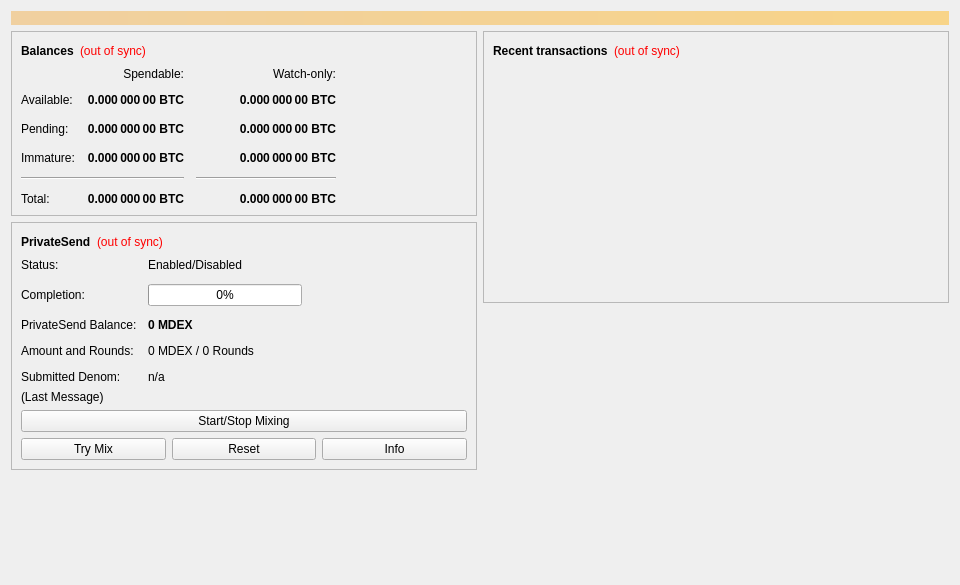
<?xml version="1.0" encoding="UTF-8"?>
<ui version="4.0">
 <class>OverviewPage</class>
 <widget class="QWidget" name="OverviewPage">
  <property name="geometry">
   <rect>
    <x>0</x>
    <y>0</y>
    <width>960</width>
    <height>585</height>
   </rect>
  </property>
  <property name="minimumSize">
   <size>
    <width>960</width>
    <height>0</height>
   </size>
  </property>
  <property name="windowTitle">
   <string>Form</string>
  </property>
  <layout class="QVBoxLayout" name="topLayout">
   <item>
    <widget class="QLabel" name="labelAlerts">
     <property name="visible">
      <bool>false</bool>
     </property>
     <property name="styleSheet">
      <string notr="true">background-color: qlineargradient(x1: 0, y1: 0, x2: 1, y2: 0, stop:0 #F0D0A0, stop:1 #F8D488); color:#000000;</string>
     </property>
     <property name="wordWrap">
      <bool>true</bool>
     </property>
     <property name="margin">
      <number>3</number>
     </property>
    </widget>
   </item>
   <item>
    <layout class="QHBoxLayout" name="horizontalLayout" stretch="1,1">
     <item>
      <layout class="QVBoxLayout" name="verticalLayout_2">
       <item>
        <widget class="QFrame" name="frame">
         <property name="frameShape">
          <enum>QFrame::StyledPanel</enum>
         </property>
         <property name="frameShadow">
          <enum>QFrame::Raised</enum>
         </property>
         <layout class="QVBoxLayout" name="verticalLayout_4">
          <item>
           <layout class="QHBoxLayout" name="horizontalLayout_4">
            <item>
             <widget class="QLabel" name="label_5">
              <property name="font">
               <font>
                <weight>75</weight>
                <bold>true</bold>
               </font>
              </property>
              <property name="text">
               <string>Balances</string>
              </property>
             </widget>
            </item>
            <item>
             <widget class="QLabel" name="labelWalletStatus">
              <property name="toolTip">
               <string>The displayed information may be out of date. Your wallet automatically synchronizes with the MoonDEX network after a connection is established, but this process has not completed yet.</string>
              </property>
              <property name="styleSheet">
               <string notr="true">QLabel { color: red; }</string>
              </property>
              <property name="text">
               <string notr="true">(out of sync)</string>
              </property>
              <property name="alignment">
               <set>Qt::AlignLeading|Qt::AlignLeft|Qt::AlignVCenter</set>
              </property>
             </widget>
            </item>
            <item>
             <spacer name="horizontalSpacer_3">
              <property name="orientation">
               <enum>Qt::Horizontal</enum>
              </property>
              <property name="sizeHint" stdset="0">
               <size>
                <width>40</width>
                <height>20</height>
               </size>
              </property>
             </spacer>
            </item>
           </layout>
          </item>
          <item>
           <layout class="QGridLayout" name="gridLayout">
            <property name="spacing">
             <number>12</number>
            </property>
            <item row="2" column="2">
             <widget class="QLabel" name="labelWatchPending">
              <property name="font">
               <font>
                <weight>75</weight>
                <bold>true</bold>
               </font>
              </property>
              <property name="cursor">
               <cursorShape>IBeamCursor</cursorShape>
              </property>
              <property name="toolTip">
               <string>Unconfirmed transactions to watch-only addresses</string>
              </property>
              <property name="text">
               <string notr="true">0.000 000 00 BTC</string>
              </property>
              <property name="alignment">
               <set>Qt::AlignRight|Qt::AlignTrailing|Qt::AlignVCenter</set>
              </property>
              <property name="textInteractionFlags">
               <set>Qt::LinksAccessibleByMouse|Qt::TextSelectableByKeyboard|Qt::TextSelectableByMouse</set>
              </property>
             </widget>
            </item>
            <item row="2" column="1">
             <widget class="QLabel" name="labelUnconfirmed">
              <property name="font">
               <font>
                <weight>75</weight>
                <bold>true</bold>
               </font>
              </property>
              <property name="cursor">
               <cursorShape>IBeamCursor</cursorShape>
              </property>
              <property name="toolTip">
               <string>Total of transactions that have yet to be confirmed, and do not yet count toward the spendable balance</string>
              </property>
              <property name="text">
               <string notr="true">0.000 000 00 BTC</string>
              </property>
              <property name="alignment">
               <set>Qt::AlignRight|Qt::AlignTrailing|Qt::AlignVCenter</set>
              </property>
              <property name="textInteractionFlags">
               <set>Qt::LinksAccessibleByMouse|Qt::TextSelectableByKeyboard|Qt::TextSelectableByMouse</set>
              </property>
             </widget>
            </item>
            <item row="3" column="2">
             <widget class="QLabel" name="labelWatchImmature">
              <property name="font">
               <font>
                <weight>75</weight>
                <bold>true</bold>
               </font>
              </property>
              <property name="cursor">
               <cursorShape>IBeamCursor</cursorShape>
              </property>
              <property name="toolTip">
               <string>Mined balance in watch-only addresses that has not yet matured</string>
              </property>
              <property name="text">
               <string notr="true">0.000 000 00 BTC</string>
              </property>
              <property name="alignment">
               <set>Qt::AlignRight|Qt::AlignTrailing|Qt::AlignVCenter</set>
              </property>
              <property name="textInteractionFlags">
               <set>Qt::LinksAccessibleByMouse|Qt::TextSelectableByKeyboard|Qt::TextSelectableByMouse</set>
              </property>
             </widget>
            </item>
            <item row="4" column="0" colspan="2">
             <widget class="Line" name="lineSpendableBalance">
              <property name="orientation">
               <enum>Qt::Horizontal</enum>
              </property>
             </widget>
            </item>
            <item row="4" column="2">
             <widget class="Line" name="lineWatchBalance">
              <property name="sizePolicy">
               <sizepolicy hsizetype="Preferred" vsizetype="Fixed">
                <horstretch>0</horstretch>
                <verstretch>0</verstretch>
               </sizepolicy>
              </property>
              <property name="minimumSize">
               <size>
                <width>140</width>
                <height>0</height>
               </size>
              </property>
              <property name="orientation">
               <enum>Qt::Horizontal</enum>
              </property>
             </widget>
            </item>
            <item row="5" column="0">
             <widget class="QLabel" name="labelTotalText">
              <property name="text">
               <string>Total:</string>
              </property>
             </widget>
            </item>
            <item row="3" column="1">
             <widget class="QLabel" name="labelImmature">
              <property name="font">
               <font>
                <weight>75</weight>
                <bold>true</bold>
               </font>
              </property>
              <property name="cursor">
               <cursorShape>IBeamCursor</cursorShape>
              </property>
              <property name="toolTip">
               <string>Mined balance that has not yet matured</string>
              </property>
              <property name="text">
               <string notr="true">0.000 000 00 BTC</string>
              </property>
              <property name="alignment">
               <set>Qt::AlignRight|Qt::AlignTrailing|Qt::AlignVCenter</set>
              </property>
              <property name="textInteractionFlags">
               <set>Qt::LinksAccessibleByMouse|Qt::TextSelectableByKeyboard|Qt::TextSelectableByMouse</set>
              </property>
             </widget>
            </item>
            <item row="2" column="3">
             <spacer name="horizontalSpacer_2">
              <property name="orientation">
               <enum>Qt::Horizontal</enum>
              </property>
              <property name="sizeHint" stdset="0">
               <size>
                <width>40</width>
                <height>20</height>
               </size>
              </property>
             </spacer>
            </item>
            <item row="3" column="0">
             <widget class="QLabel" name="labelImmatureText">
              <property name="text">
               <string>Immature:</string>
              </property>
             </widget>
            </item>
            <item row="5" column="1">
             <widget class="QLabel" name="labelTotal">
              <property name="font">
               <font>
                <weight>75</weight>
                <bold>true</bold>
               </font>
              </property>
              <property name="cursor">
               <cursorShape>IBeamCursor</cursorShape>
              </property>
              <property name="toolTip">
               <string>Your current total balance</string>
              </property>
              <property name="text">
               <string notr="true">0.000 000 00 BTC</string>
              </property>
              <property name="alignment">
               <set>Qt::AlignRight|Qt::AlignTrailing|Qt::AlignVCenter</set>
              </property>
              <property name="textInteractionFlags">
               <set>Qt::LinksAccessibleByMouse|Qt::TextSelectableByKeyboard|Qt::TextSelectableByMouse</set>
              </property>
             </widget>
            </item>
            <item row="5" column="2">
             <widget class="QLabel" name="labelWatchTotal">
              <property name="font">
               <font>
                <weight>75</weight>
                <bold>true</bold>
               </font>
              </property>
              <property name="cursor">
               <cursorShape>IBeamCursor</cursorShape>
              </property>
              <property name="toolTip">
               <string>Current total balance in watch-only addresses</string>
              </property>
              <property name="text">
               <string notr="true">0.000 000 00 BTC</string>
              </property>
              <property name="alignment">
               <set>Qt::AlignRight|Qt::AlignTrailing|Qt::AlignVCenter</set>
              </property>
              <property name="textInteractionFlags">
               <set>Qt::LinksAccessibleByMouse|Qt::TextSelectableByKeyboard|Qt::TextSelectableByMouse</set>
              </property>
             </widget>
            </item>
            <item row="0" column="2">
             <widget class="QLabel" name="labelWatchonly">
              <property name="text">
               <string>Watch-only:</string>
              </property>
              <property name="alignment">
               <set>Qt::AlignRight|Qt::AlignTrailing|Qt::AlignVCenter</set>
              </property>
             </widget>
            </item>
            <item row="1" column="0">
             <widget class="QLabel" name="labelBalanceText">
              <property name="text">
               <string>Available:</string>
              </property>
             </widget>
            </item>
            <item row="1" column="1">
             <widget class="QLabel" name="labelBalance">
              <property name="font">
               <font>
                <weight>75</weight>
                <bold>true</bold>
               </font>
              </property>
              <property name="cursor">
               <cursorShape>IBeamCursor</cursorShape>
              </property>
              <property name="toolTip">
               <string>Your current spendable balance</string>
              </property>
              <property name="text">
               <string notr="true">0.000 000 00 BTC</string>
              </property>
              <property name="alignment">
               <set>Qt::AlignRight|Qt::AlignTrailing|Qt::AlignVCenter</set>
              </property>
              <property name="textInteractionFlags">
               <set>Qt::LinksAccessibleByMouse|Qt::TextSelectableByKeyboard|Qt::TextSelectableByMouse</set>
              </property>
             </widget>
            </item>
            <item row="1" column="2">
             <widget class="QLabel" name="labelWatchAvailable">
              <property name="font">
               <font>
                <weight>75</weight>
                <bold>true</bold>
               </font>
              </property>
              <property name="cursor">
               <cursorShape>IBeamCursor</cursorShape>
              </property>
              <property name="toolTip">
               <string>Your current balance in watch-only addresses</string>
              </property>
              <property name="text">
               <string notr="true">0.000 000 00 BTC</string>
              </property>
              <property name="alignment">
               <set>Qt::AlignRight|Qt::AlignTrailing|Qt::AlignVCenter</set>
              </property>
              <property name="textInteractionFlags">
               <set>Qt::LinksAccessibleByMouse|Qt::TextSelectableByKeyboard|Qt::TextSelectableByMouse</set>
              </property>
             </widget>
            </item>
            <item row="2" column="0">
             <widget class="QLabel" name="labelPendingText">
              <property name="text">
               <string>Pending:</string>
              </property>
             </widget>
            </item>
            <item row="0" column="1">
             <widget class="QLabel" name="labelSpendable">
              <property name="text">
               <string>Spendable:</string>
              </property>
              <property name="alignment">
               <set>Qt::AlignRight|Qt::AlignTrailing|Qt::AlignVCenter</set>
              </property>
             </widget>
            </item>
           </layout>
          </item>
         </layout>
        </widget>
       </item>
       <item>
        <widget class="QFrame" name="framePrivateSend">
         <property name="layoutDirection">
          <enum>Qt::LeftToRight</enum>
         </property>
         <property name="frameShape">
          <enum>QFrame::StyledPanel</enum>
         </property>
         <property name="frameShadow">
          <enum>QFrame::Raised</enum>
         </property>
         <layout class="QVBoxLayout" name="VerticalLayout_PS1">
          <item>
           <layout class="QHBoxLayout" name="horizontalLayout_5">
            <item>
             <widget class="QLabel" name="labelPrivateSendHeader">
              <property name="font">
               <font>
                <weight>75</weight>
                <bold>true</bold>
               </font>
              </property>
              <property name="text">
               <string>PrivateSend</string>
              </property>
             </widget>
            </item>
            <item>
             <widget class="QLabel" name="labelPrivateSendSyncStatus">
              <property name="toolTip">
               <string>The displayed information may be out of date. Your wallet automatically synchronizes with the MoonDEX network after a connection is established, but this process has not completed yet.</string>
              </property>
              <property name="styleSheet">
               <string notr="true">QLabel { color: red; }</string>
              </property>
              <property name="text">
               <string notr="true">(out of sync)</string>
              </property>
              <property name="alignment">
               <set>Qt::AlignLeading|Qt::AlignLeft|Qt::AlignVCenter</set>
              </property>
             </widget>
            </item>
            <item>
             <spacer name="horizontalSpacer_4">
              <property name="orientation">
               <enum>Qt::Horizontal</enum>
              </property>
              <property name="sizeHint" stdset="0">
               <size>
                <width>40</width>
                <height>20</height>
               </size>
              </property>
             </spacer>
            </item>
           </layout>
          </item>
          <item>
           <layout class="QFormLayout" name="privateSendFormLayout">
            <property name="fieldGrowthPolicy">
             <enum>QFormLayout::AllNonFixedFieldsGrow</enum>
            </property>
            <property name="horizontalSpacing">
             <number>11</number>
            </property>
            <property name="verticalSpacing">
             <number>12</number>
            </property>
            <item row="0" column="0">
             <widget class="QLabel" name="labelPrivateSendEnabledText">
              <property name="text">
               <string>Status:</string>
              </property>
             </widget>
            </item>
            <item row="0" column="1">
             <widget class="QLabel" name="labelPrivateSendEnabled">
              <property name="text">
               <string>Enabled/Disabled</string>
              </property>
             </widget>
            </item>
            <item row="1" column="0">
             <widget class="QLabel" name="labelCompletitionText">
              <property name="text">
               <string>Completion:</string>
              </property>
             </widget>
            </item>
            <item row="1" column="1">
             <widget class="QProgressBar" name="privateSendProgress">
              <property name="maximumSize">
               <size>
                <width>154</width>
                <height>16777215</height>
               </size>
              </property>
              <property name="value">
               <number>0</number>
              </property>
             </widget>
            </item>
            <item row="2" column="0">
             <widget class="QLabel" name="labelAnonymizedText">
              <property name="text">
               <string>PrivateSend Balance:</string>
              </property>
             </widget>
            </item>
            <item row="2" column="1">
             <widget class="QLabel" name="labelAnonymized">
              <property name="font">
               <font>
                <weight>75</weight>
                <bold>true</bold>
               </font>
              </property>
              <property name="text">
               <string notr="true">0 MDEX</string>
              </property>
             </widget>
            </item>
            <item row="3" column="0">
             <widget class="QLabel" name="labelAmountAndRoundsText">
              <property name="text">
               <string>Amount and Rounds:</string>
              </property>
             </widget>
            </item>
            <item row="3" column="1">
             <widget class="QLabel" name="labelAmountRounds">
              <property name="text">
               <string>0 MDEX / 0 Rounds</string>
              </property>
             </widget>
            </item>
            <item row="4" column="0">
             <widget class="QLabel" name="labelSubmittedDenomText">
              <property name="text">
               <string>Submitted Denom:</string>
              </property>
             </widget>
            </item>
            <item row="4" column="1">
             <widget class="QLabel" name="labelSubmittedDenom">
              <property name="toolTip">
               <string>The denominations you submitted to the Masternode.&lt;br&gt;To mix, other users must submit the exact same denominations.</string>
              </property>
              <property name="text">
               <string>n/a</string>
              </property>
             </widget>
            </item>
           </layout>
          </item>
          <item>
           <layout class="QVBoxLayout" name="VerticalLayout_PS">
            <item>
             <widget class="QLabel" name="labelPrivateSendLastMessage">
              <property name="text">
               <string>(Last Message)</string>
              </property>
              <property name="alignment">
               <set>Qt::AlignLeading|Qt::AlignLeft|Qt::AlignTop</set>
              </property>
              <property name="wordWrap">
               <bool>true</bool>
              </property>
             </widget>
            </item>
            <item>
             <widget class="QPushButton" name="togglePrivateSend">
              <property name="sizePolicy">
               <sizepolicy hsizetype="MinimumExpanding" vsizetype="Fixed">
                <horstretch>0</horstretch>
                <verstretch>0</verstretch>
               </sizepolicy>
              </property>
              <property name="text">
               <string>Start/Stop Mixing</string>
              </property>
             </widget>
            </item>
            <item>
             <layout class="QHBoxLayout" name="horizontalLayout_debugbuttons">
              <item>
               <widget class="QPushButton" name="privateSendAuto">
                <property name="sizePolicy">
                 <sizepolicy hsizetype="MinimumExpanding" vsizetype="Fixed">
                  <horstretch>0</horstretch>
                  <verstretch>0</verstretch>
                 </sizepolicy>
                </property>
                <property name="toolTip">
                 <string>Try to manually submit a PrivateSend request.</string>
                </property>
                <property name="text">
                 <string>Try Mix</string>
                </property>
               </widget>
              </item>
              <item>
               <widget class="QPushButton" name="privateSendReset">
                <property name="sizePolicy">
                 <sizepolicy hsizetype="MinimumExpanding" vsizetype="Fixed">
                  <horstretch>0</horstretch>
                  <verstretch>0</verstretch>
                 </sizepolicy>
                </property>
                <property name="toolTip">
                 <string>Reset the current status of PrivateSend (can interrupt PrivateSend if it's in the process of Mixing, which can cost you money!)</string>
                </property>
                <property name="autoFillBackground">
                 <bool>false</bool>
                </property>
                <property name="text">
                 <string>Reset</string>
                </property>
               </widget>
              </item>
              <item>
               <widget class="QPushButton" name="privateSendInfo">
                <property name="sizePolicy">
                 <sizepolicy hsizetype="MinimumExpanding" vsizetype="Fixed">
                  <horstretch>0</horstretch>
                  <verstretch>0</verstretch>
                 </sizepolicy>
                </property>
                <property name="toolTip">
                 <string>Information about PrivateSend and Mixing</string>
                </property>
                <property name="text">
                 <string>Info</string>
                </property>
               </widget>
              </item>
             </layout>
            </item>
           </layout>
          </item>
         </layout>
        </widget>
       </item>
       <item>
        <spacer name="verticalSpacer">
         <property name="orientation">
          <enum>Qt::Vertical</enum>
         </property>
         <property name="sizeHint" stdset="0">
          <size>
           <width>20</width>
           <height>40</height>
          </size>
         </property>
        </spacer>
       </item>
      </layout>
     </item>
     <item>
      <layout class="QVBoxLayout" name="verticalLayout_3">
       <item>
        <widget class="QFrame" name="frame_2">
         <property name="frameShape">
          <enum>QFrame::StyledPanel</enum>
         </property>
         <property name="frameShadow">
          <enum>QFrame::Raised</enum>
         </property>
         <layout class="QVBoxLayout" name="verticalLayout">
          <item>
           <layout class="QHBoxLayout" name="horizontalLayout_2">
            <item>
             <widget class="QLabel" name="label_4">
              <property name="font">
               <font>
                <weight>75</weight>
                <bold>true</bold>
               </font>
              </property>
              <property name="text">
               <string>Recent transactions</string>
              </property>
             </widget>
            </item>
            <item>
             <widget class="QLabel" name="labelTransactionsStatus">
              <property name="toolTip">
               <string>The displayed information may be out of date. Your wallet automatically synchronizes with the MoonDEX network after a connection is established, but this process has not completed yet.</string>
              </property>
              <property name="styleSheet">
               <string notr="true">QLabel { color: red; }</string>
              </property>
              <property name="text">
               <string notr="true">(out of sync)</string>
              </property>
              <property name="alignment">
               <set>Qt::AlignLeading|Qt::AlignLeft|Qt::AlignVCenter</set>
              </property>
             </widget>
            </item>
            <item>
             <spacer name="horizontalSpacer">
              <property name="orientation">
               <enum>Qt::Horizontal</enum>
              </property>
              <property name="sizeHint" stdset="0">
               <size>
                <width>40</width>
                <height>20</height>
               </size>
              </property>
             </spacer>
            </item>
           </layout>
          </item>
          <item>
           <widget class="QListView" name="listTransactions">
            <property name="styleSheet">
             <string notr="true">QListView { background: transparent; }</string>
            </property>
            <property name="frameShape">
             <enum>QFrame::NoFrame</enum>
            </property>
            <property name="verticalScrollBarPolicy">
             <enum>Qt::ScrollBarAlwaysOff</enum>
            </property>
            <property name="horizontalScrollBarPolicy">
             <enum>Qt::ScrollBarAlwaysOff</enum>
            </property>
            <property name="selectionMode">
             <enum>QAbstractItemView::NoSelection</enum>
            </property>
           </widget>
          </item>
         </layout>
        </widget>
       </item>
       <item>
        <spacer name="verticalSpacer_2">
         <property name="orientation">
          <enum>Qt::Vertical</enum>
         </property>
         <property name="sizeHint" stdset="0">
          <size>
           <width>20</width>
           <height>40</height>
          </size>
         </property>
        </spacer>
       </item>
      </layout>
     </item>
    </layout>
   </item>
  </layout>
 </widget>
 <resources/>
 <connections/>
</ui>
